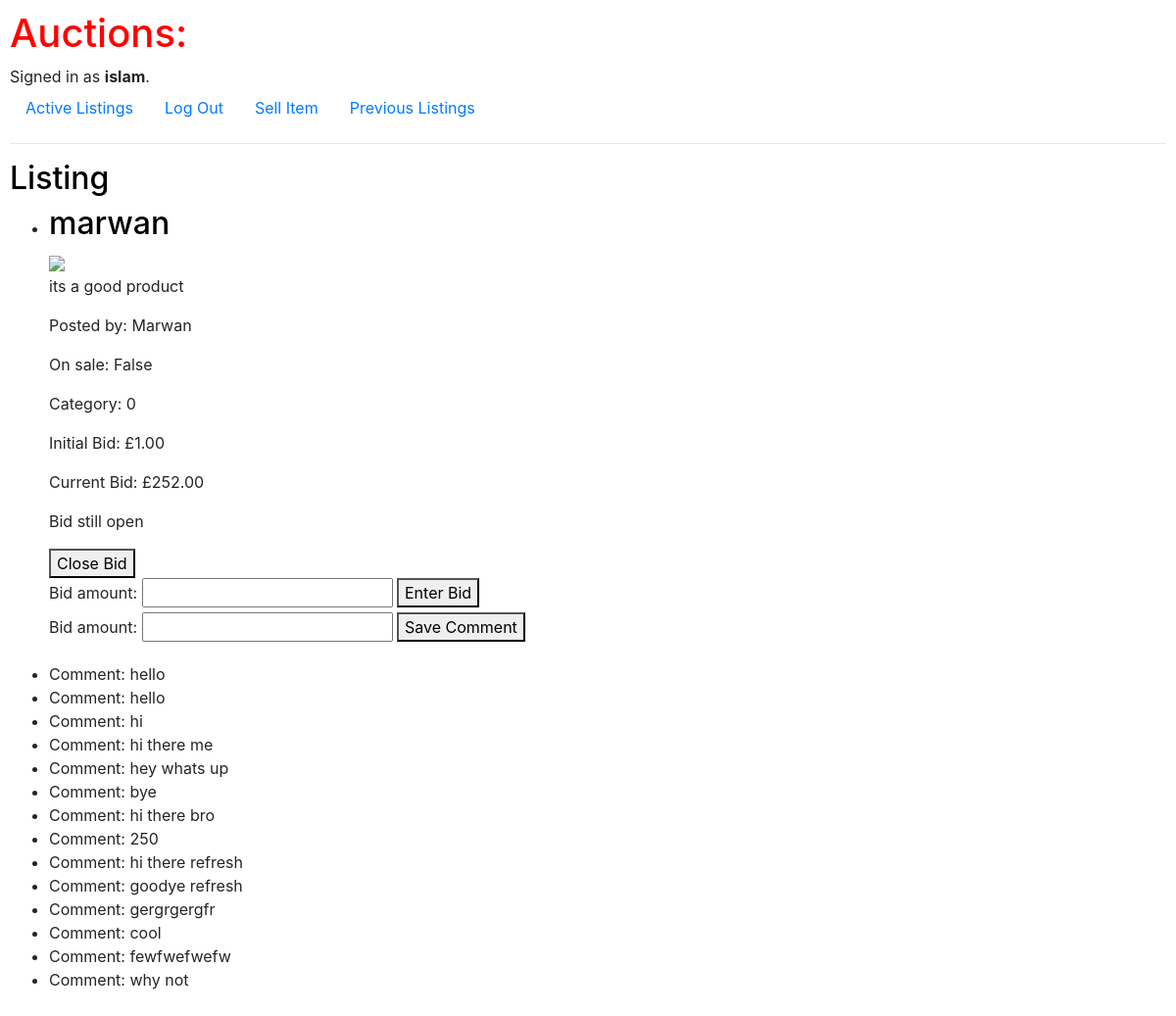
/bid/1 (signed in), run on the app's committed database.
### auctions/models.py (models this page shows, shortened)
class User(AbstractUser):
    pass

class AuctionListing(models.Model):
    user = models.ForeignKey(User, on_delete=models.CASCADE, related_name= "auction_listings")
    title = models.CharField(max_length=64)
    description = models.TextField()
    is_open = models.BooleanField(default=True)
    category = models.CharField(max_length = 64)
    image = models.ImageField(upload_to='')
    initial_bid = models.DecimalField(max_digits=6, decimal_places=2)
    winner = models.ForeignKey(User, on_delete=models.CASCADE, related_name="user", null=True, blank=True)
    def current_bid(self):
        bid = Bid.objects.filter(auction_listing=self).order_by('-bid_amount').first()
        if bid:
            return bid.bid_amount
        else:
            return self.initial_bid

class Bid(models.Model):
    user = models.ForeignKey(User, on_delete=models.CASCADE, related_name= "bid" )
    auction_listing = models.ForeignKey(AuctionListing, on_delete=models.CASCADE, related_name= "auction_listing" )
    bid_amount = models.DecimalField(max_digits=10, decimal_places=2)

class Comment(models.Model):
    user = models.ForeignKey(User, on_delete=models.CASCADE, related_name= "comment")
    auction_listing = models.ForeignKey(AuctionListing, on_delete=models.CASCADE, related_name="comments")
    comment = models.TextField()

### auctions/views.py (the view)
# urls.py: path("bid/<int:listing_id>", views.current_price, name="current_price"),
def current_price(request, listing_id):
    auction_listing = AuctionListing.objects.get(id=listing_id)
    auction_listings = AuctionListing.objects.all()
    current_bids = {}
    for listing in auction_listings:
        bid = Bid.objects.filter(auction_listing=listing).order_by('-bid_amount').first()
        if bid:
            current_bids[listing.id] = bid.bid_amount
        else:
            current_bids[listing.id] = listing.initial_bid
    if request.method == 'POST':
        form = BidForm(request.POST)
        if form.is_valid():
            bid_amount = form.cleaned_data['bid_amount']
            highest_bidding_price = current_bids[auction_listing.id]
            if bid_amount <= highest_bidding_price:
                form.add_error('bid_amount',"Your bid is not sufficient and must be higher than the current bid amount")
            else:
                new_bid = Bid(user=request.user, auction_listing=auction_listing, bid_amount=form.cleaned_data['bid_amount'])
                new_bid.save()
                return render(request, 'auctions/listing.html', {'form': form, 'listing': auction_listing, 'current_bids': current_bids})
    else:
        form = BidForm()
    return render(request, 'auctions/listing.html', {'form': form, 'listing': auction_listing})

### auctions/forms.py
class BidForm(forms.ModelForm):
    class Meta:
        model = Bid
        fields = ['bid_amount']

### auctions/templates/auctions/listing.html (shortened to what this page needs)
{% extends "auctions/layout.html" %}
{% block body %}
    <h2>Listing</h2>
	<ul>
        <li><h2>{{ listing.title }}</h2>
        <img src="{{ listing.image.url }}" style="max-width: 300px; max-height: 300px;">
        <p>{{ listing.description }}</p>
        <p>Posted by: {{ listing.user }}</p>
        <p>On sale: {{ listing.is_open}}</p>
        <p>Category: {{ listing.category }}</p>
        <p>Initial Bid: £{{ listing.initial_bid }}</p>
        <p>Current Bid: £{{ listing.current_bid }}</p>
        {% if winner %}
            <p>The winner is: {{winner.user.username}}</p>
        {% else %}
            <p> Bid still open </p>
        {% endif %}
        <form method="post" action="{% url 'auction_closed' listing_id=listing.id %}">
            <button type = "submit">Close Bid</button>
        </form>
        <form method="post" action="{% url 'current_price' listing.id %}" enctype="multipart/form-data">
            {{ form.bid_amount.label_tag }}
            {{ form.bid_amount }}
            <button type = "submit">Enter Bid</button>
        </form>
            <form method="post" id = "Form1" >
                {{ form }}
                <button id = "Button1" type = "submit" >Save Comment</button>
            </form></li>
        <p>
            {% for comment in listing.comments.all %}
                <li>Comment: {{ comment.comment }}</li>
            {% endfor %}
        </p>
	</ul>
{% endblock %}

### auctions/templates/auctions/layout.html (shortened to what this page needs)
{% load static %}
<!DOCTYPE html>
<html lang="en">
    <head>
        <link rel="stylesheet" href="https://stackpath.bootstrapcdn.com/bootstrap/4.4.1/css/bootstrap.min.css">
        <link href="{% static 'auctions/styles.css' %}" rel="stylesheet">
    </head>
    <body>
        <h1>Auctions:</h1>
        <div>
            {% if user.is_authenticated %}
                Signed in as <strong>{{ user.username }}</strong>.
            {% else %}
                Not signed in.
            {% endif %}
        </div>
        <ul class="nav">
            <li class="nav-item">
                <a class="nav-link" href="{% url 'index' %}">Active Listings</a>
            </li>
            {% if user.is_authenticated %}
                <li class="nav-item">
                    <a class="nav-link" href="{% url 'logout' %}">Log Out</a>
                </li>
                <li class="nav-item">
                    <a class="nav-link" href="{% url 'new_listing' %}">Sell Item</a>
                </li>
                <li class="nav-item">
                    <a class="nav-link" href="{% url 'previous_listings' %}">Previous Listings</a>
                </li>
            {% endif %}
        </ul>
        <hr>
        {% block body %}
        {% endblock %}
    </body>
</html>

### auctions/static/auctions/styles.css (style rules this page uses)
body { padding: 10px; }
h2 { color : black; }
h1 { color : red; }
p { font-style: inherit; }

### data on the page
User: username "islam"
AuctionListing: title "marwan", description "its a good product", user "Marwan", is_open "False", category "0", initial_bid "1.00", current_bid "252.00"
Comment: comment "hello"
Comment: comment "hello"
Comment: comment "hi"
Comment: comment "hi there me"
Comment: comment "hey whats up"
Comment: comment "bye"
Comment: comment "hi there bro"
Comment: comment "250"
Comment: comment "hi there refresh"
Comment: comment "goodye refresh"
Comment: comment "gergrgergfr"
Comment: comment "cool"
Comment: comment "fewfwefwefw"
Comment: comment "why not"
